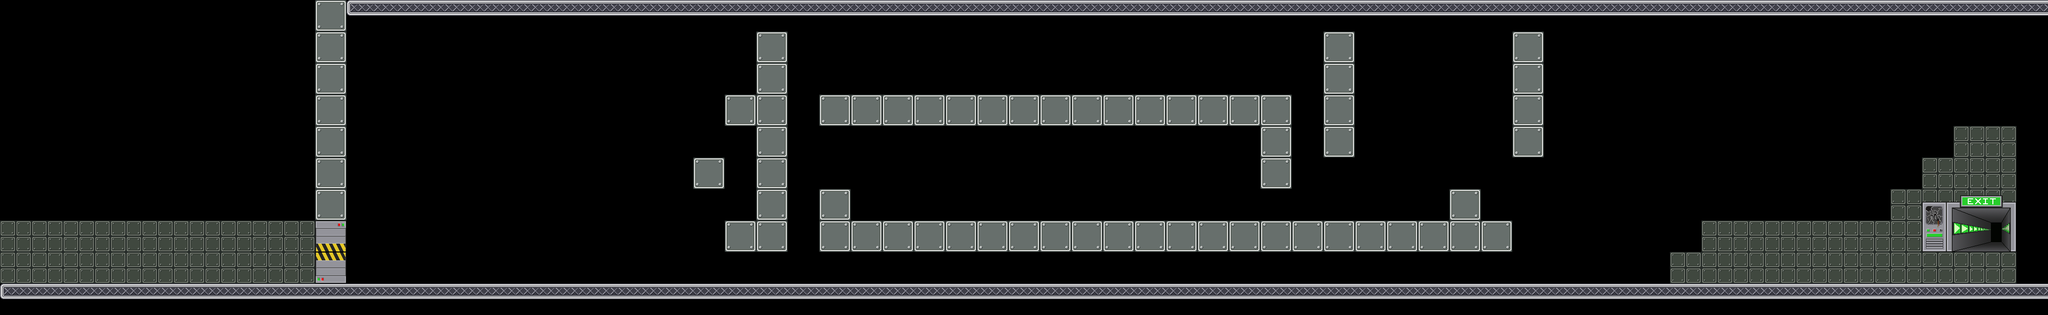

A level layout from a 2D game, rendered from its tile map. Below: a short description, then the map file with tile-grid data replaced by summaries:
An orthogonal 65x10 tile map with 64x64 px tiles, 2 tile layers (foreground, front), 20 tilesets and 45 objects.

<map version="1.0" orientation="orthogonal" width="65" height="10" tilewidth="64" tileheight="64">
 <tileset firstgid="1" name="mur" tilewidth="64" tileheight="64">
  <image source="data/mur.png" trans="ffffff" width="64" height="64" />
 </tileset>
 <tileset firstgid="2" name="sol" tilewidth="64" tileheight="64">
  <image source="data/sol.png" trans="ffffff" width="64" height="64" />
 </tileset>
 <tileset firstgid="3" name="alone" tilewidth="64" tileheight="64">
  <image source="data/alone.png" width="64" height="64" />
 </tileset>
 <tileset firstgid="4" name="left" tilewidth="64" tileheight="64">
  <image source="data/left.png" width="64" height="64" />
 </tileset>
 <tileset firstgid="5" name="mid" tilewidth="64" tileheight="64">
  <image source="data/mid.png" width="64" height="64" />
 </tileset>
 <tileset firstgid="6" name="right" tilewidth="64" tileheight="64">
  <image source="data/right.png" width="64" height="64" />
 </tileset>
 <tileset firstgid="7" name="portebas" tilewidth="64" tileheight="64">
  <image source="data/portebas.png" width="64" height="64" />
 </tileset>
 <tileset firstgid="8" name="portehaut" tilewidth="64" tileheight="64">
  <image source="data/portehaut.png" width="64" height="64" />
 </tileset>
 <tileset firstgid="9" name="fin" tilewidth="192" tileheight="128">
  <image source="data/fin.png" width="192" height="128" />
 </tileset>
 <tileset firstgid="10" name="citerne" tilewidth="418" tileheight="632">
  <tileoffset x="0" y="632" />
  <image source="data/citerne.png" width="418" height="632" />
 </tileset>
 <tileset firstgid="11" name="container1" tilewidth="610" tileheight="276">
  <tileoffset x="0" y="195" />
  <image source="data/container1.png" width="610" height="276" />
 </tileset>
 <tileset firstgid="12" name="container2" tilewidth="480" tileheight="330">
  <tileoffset x="0" y="280" />
  <image source="data/container2.png" width="480" height="330" />
 </tileset>
 <tileset firstgid="13" name="cable1" tilewidth="77" tileheight="372">
  <tileoffset x="0" y="372" />
  <image source="data/cable1.png" width="77" height="372" />
 </tileset>
 <tileset firstgid="14" name="passerelle1" tilewidth="198" tileheight="342">
  <tileoffset x="0" y="342" />
  <image source="data/passerelle1.png" width="198" height="342" />
 </tileset>
 <tileset firstgid="15" name="passerelle2" tilewidth="122" tileheight="599">
  <tileoffset x="0" y="599" />
  <image source="data/passerelle2.png" width="122" height="599" />
 </tileset>
 <tileset firstgid="16" name="cable2" tilewidth="46" tileheight="243">
  <tileoffset x="0" y="243" />
  <image source="data/cable2.png" width="46" height="243" />
 </tileset>
 <tileset firstgid="17" name="mur2" tilewidth="64" tileheight="64">
  <image source="data/mur2.png" width="64" height="64" />
 </tileset>
 <tileset firstgid="18" name="lamp1" tilewidth="64" tileheight="64">
  <image source="data/lamp1.png" width="64" height="64" />
 </tileset>
 <tileset firstgid="19" name="lamp2" tilewidth="64" tileheight="64">
  <image source="data/lamp2.png" width="64" height="64" />
 </tileset>
 <tileset firstgid="20" name="cable" tilewidth="64" tileheight="64">
  <image source="data/cable.png" width="64" height="64" />
 </tileset>
 <layer name="foreground" width="65" height="10">
  <data>[650 cells, 50 non-empty, 1 distinct tile ids]</data>
 </layer>
 <layer name="front" width="65" height="10">
  <data>[650 cells, 188 non-empty, 7 distinct tile ids]</data>
 </layer>
 <objectgroup color="#00ff00" name="wall" width="65" height="10">
  <object x="640" y="0" width="64" height="576" />
  <object x="4096" y="0" width="64" height="576" />
  <object x="2688" y="64" width="64" height="256" />
  <object x="1536" y="64" width="64" height="448" />
  <object x="3072" y="64" width="64" height="256" />
  <object x="2560" y="256" width="64" height="128" />
 </objectgroup>
 <objectgroup color="#0000ff" name="platform" width="65" height="10">
  <object x="640" y="576" width="3520" height="64" />
  <object x="704" y="0" width="3392" height="64" />
  <object x="2944" y="384" width="64" height="64" />
  <object x="1664" y="192" width="960" height="64" />
  <object x="1664" y="384" width="64" height="64" />
  <object x="1664" y="448" width="1408" height="64" />
  <object x="1472" y="448" width="64" height="64" />
  <object x="1408" y="320" width="64" height="64" />
  <object x="1472" y="192" width="64" height="64" />
 </objectgroup>
 <objectgroup color="#ffffff" name="movable" width="65" height="10" />
 <objectgroup color="#ff6666" name="destroyable" width="65" height="10" />
 <objectgroup color="#800000" name="metalman" width="65" height="10">
  <object x="768" y="512" width="64" height="64">
   <properties>
    <property name="powers" value="Alu#Acier" />
   </properties>
  </object>
 </objectgroup>
 <objectgroup color="#ff0000" name="themagnet" width="65" height="10">
  <object x="896" y="512" width="64" height="64">
   <properties>
    <property name="powers" value="Repulsive#Attractive#RotativeL#RotativeR#Static" />
   </properties>
  </object>
 </objectgroup>
 <objectgroup color="#800000" name="generator" width="65" height="10" />
 <objectgroup color="#66ccff" name="switch" width="65" height="10" />
 <objectgroup color="#e6e6e6" name="metal" width="65" height="10" />
 <objectgroup color="#333333" name="gate" width="65" height="10">
  <object x="3072" y="320" width="64" height="64">
   <properties>
    <property name="animid" value="3" />
    <property name="closeid" value="1" />
    <property name="next" value="2" />
    <property name="type" value="DebutVH" />
   </properties>
  </object>
  <object x="2624" y="192" width="64" height="64">
   <properties>
    <property name="animid" value="2" />
    <property name="closeid" value="1" />
    <property name="openid" value="1" />
    <property name="type" value="HAloneD" />
   </properties>
  </object>
  <object x="1600" y="192" width="64" height="64">
   <properties>
    <property name="animid" value="1" />
    <property name="closeid" value="2" />
    <property name="enabled" value="true" />
    <property name="openid" value="2" />
    <property name="type" value="HAloneG" />
   </properties>
  </object>
  <object x="3072" y="384" width="64" height="64">
   <properties>
    <property name="animid" value="4" />
    <property name="next" value="5" />
    <property name="prev" value="3" />
    <property name="type" value="MillieuVH" />
   </properties>
  </object>
  <object x="3072" y="448" width="64" height="64">
   <properties>
    <property name="animid" value="5" />
    <property name="next" value="6" />
    <property name="prev" value="4" />
    <property name="type" value="MillieuVH" />
   </properties>
  </object>
  <object x="3072" y="512" width="64" height="64">
   <properties>
    <property name="animid" value="6" />
    <property name="openid" value="1" />
    <property name="prev" value="5" />
    <property name="type" value="FinVH" />
   </properties>
  </object>
 </objectgroup>
 <objectgroup color="#004080" name="acid" width="65" height="10">
  <object x="1856" y="384" width="64" height="64">
   <properties>
    <property name="type" value="hm" />
   </properties>
  </object>
  <object x="1984" y="384" width="64" height="64">
   <properties>
    <property name="type" value="hm" />
   </properties>
  </object>
  <object x="2112" y="384" width="64" height="64">
   <properties>
    <property name="type" value="hm" />
   </properties>
  </object>
  <object x="2304" y="384" width="64" height="64">
   <properties>
    <property name="type" value="hm" />
   </properties>
  </object>
  </objectgroup>
 <objectgroup color="#ffff00" name="arc" width="65" height="10" />
 <objectgroup color="#ffff00" name="levelend" width="65" height="10">
  <!-- 1 objects omitted --></objectgroup>
 <objectgroup color="#800080" name="gateswitch" width="65" height="10">
  <!-- 2 objects omitted --></objectgroup>
</map>
<!-- 18 of 45 objects omitted -->
